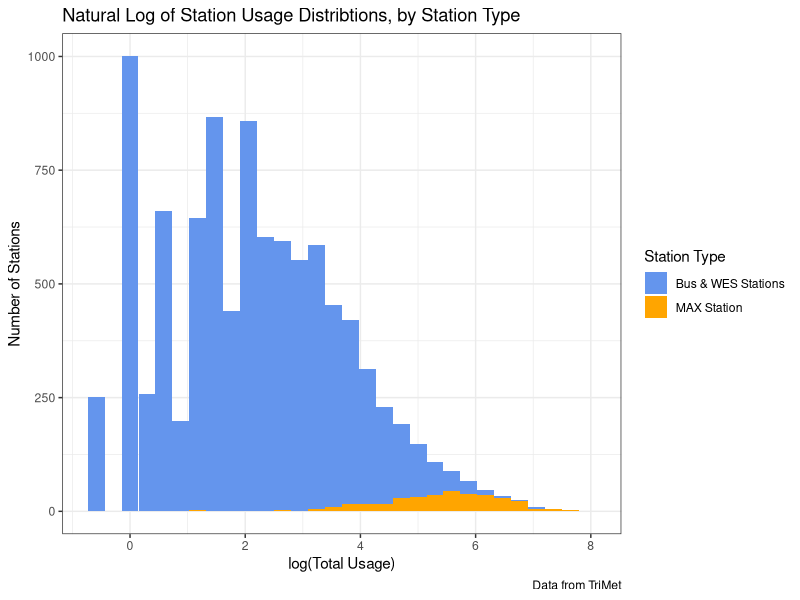

Reproduce this figure in R.
## ---- chunk 1
library(tidyverse)
library(cowplot)
## ---- chunk 2
stop_features = read_csv('data/stop_features.csv')

stop_features_plot = stop_features %>% mutate(
  stop_type = ifelse(stop_type == 'MAX Station', "MAX Station", 'Bus & WES Stations'), 
  day = as.factor(day)
  )

## ---- chunk 3
#| label: fig-log-dist
#| fig-cap: 'Distributions of log-transformed usage values, by station type. These were the values used as targets for the regressions in this project. 1,571 stations had invalid log-transformed usage values due to an original usage value of 0, and are excluded from this plot.'
ggplot(data=stop_features_plot, aes(x=log(total_usage), fill=stop_type)) + 
  geom_histogram() +
  theme_bw()+ 
  labs(
    title='Natural Log of Station Usage Distribtions, by Station Type', 
    legend.title='Station Type', 
    x='log(Total Usage)', 
    y = 'Number of Stations',
    caption='Data from TriMet', 
    fill='Station Type'
  )+
  scale_fill_manual(values=c('cornflowerblue', 'orange', 'blue3'))
